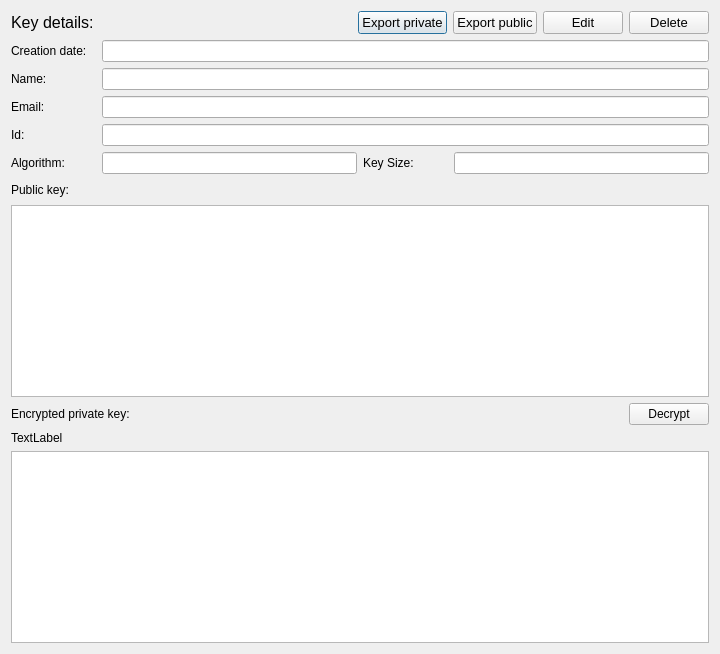
<?xml version="1.0" encoding="UTF-8"?>
<ui version="4.0">
 <class>Dialog</class>
 <widget class="QDialog" name="Dialog">
  <property name="geometry">
   <rect>
    <x>0</x>
    <y>0</y>
    <width>720</width>
    <height>654</height>
   </rect>
  </property>
  <property name="windowTitle">
   <string>Dialog</string>
  </property>
  <layout class="QVBoxLayout" name="verticalLayout">
   <item>
    <layout class="QHBoxLayout" name="horizontalLayout_2">
     <item>
      <widget class="QLabel" name="label_2">
       <property name="font">
        <font>
         <pointsize>12</pointsize>
        </font>
       </property>
       <property name="text">
        <string>Key details:</string>
       </property>
      </widget>
     </item>
     <item>
      <spacer name="horizontalSpacer_3">
       <property name="orientation">
        <enum>Qt::Horizontal</enum>
       </property>
       <property name="sizeHint" stdset="0">
        <size>
         <width>40</width>
         <height>20</height>
        </size>
       </property>
      </spacer>
     </item>
     <item>
      <widget class="QPushButton" name="pushButton_7">
       <property name="font">
        <font>
         <pointsize>10</pointsize>
        </font>
       </property>
       <property name="text">
        <string>Export private</string>
       </property>
      </widget>
     </item>
     <item>
      <widget class="QPushButton" name="pushButton_6">
       <property name="font">
        <font>
         <pointsize>10</pointsize>
        </font>
       </property>
       <property name="text">
        <string>Export public</string>
       </property>
      </widget>
     </item>
     <item>
      <widget class="QPushButton" name="pushButton_5">
       <property name="font">
        <font>
         <pointsize>10</pointsize>
        </font>
       </property>
       <property name="text">
        <string>Edit</string>
       </property>
      </widget>
     </item>
     <item>
      <widget class="QPushButton" name="pushButton_4">
       <property name="font">
        <font>
         <pointsize>10</pointsize>
        </font>
       </property>
       <property name="text">
        <string>Delete</string>
       </property>
      </widget>
     </item>
    </layout>
   </item>
   <item>
    <layout class="QHBoxLayout" name="horizontalLayout_3">
     <item>
      <widget class="QLabel" name="label_3">
       <property name="sizePolicy">
        <sizepolicy hsizetype="Fixed" vsizetype="Preferred">
         <horstretch>0</horstretch>
         <verstretch>0</verstretch>
        </sizepolicy>
       </property>
       <property name="minimumSize">
        <size>
         <width>85</width>
         <height>0</height>
        </size>
       </property>
       <property name="font">
        <font>
         <pointsize>9</pointsize>
        </font>
       </property>
       <property name="text">
        <string>Creation date:</string>
       </property>
      </widget>
     </item>
     <item>
      <widget class="QLineEdit" name="lineEdit_4"/>
     </item>
    </layout>
   </item>
   <item>
    <layout class="QHBoxLayout" name="horizontalLayout_4">
     <item>
      <widget class="QLabel" name="label_4">
       <property name="sizePolicy">
        <sizepolicy hsizetype="Fixed" vsizetype="Preferred">
         <horstretch>0</horstretch>
         <verstretch>0</verstretch>
        </sizepolicy>
       </property>
       <property name="minimumSize">
        <size>
         <width>85</width>
         <height>0</height>
        </size>
       </property>
       <property name="font">
        <font>
         <pointsize>9</pointsize>
        </font>
       </property>
       <property name="text">
        <string>Name:</string>
       </property>
      </widget>
     </item>
     <item>
      <widget class="QLineEdit" name="lineEdit_3"/>
     </item>
    </layout>
   </item>
   <item>
    <layout class="QHBoxLayout" name="horizontalLayout_5">
     <item>
      <widget class="QLabel" name="label_5">
       <property name="sizePolicy">
        <sizepolicy hsizetype="Fixed" vsizetype="Preferred">
         <horstretch>0</horstretch>
         <verstretch>0</verstretch>
        </sizepolicy>
       </property>
       <property name="minimumSize">
        <size>
         <width>85</width>
         <height>0</height>
        </size>
       </property>
       <property name="font">
        <font>
         <pointsize>9</pointsize>
        </font>
       </property>
       <property name="text">
        <string>Email:</string>
       </property>
      </widget>
     </item>
     <item>
      <widget class="QLineEdit" name="lineEdit_2"/>
     </item>
    </layout>
   </item>
   <item>
    <layout class="QHBoxLayout" name="horizontalLayout_6">
     <item>
      <widget class="QLabel" name="label_6">
       <property name="sizePolicy">
        <sizepolicy hsizetype="Fixed" vsizetype="Preferred">
         <horstretch>0</horstretch>
         <verstretch>0</verstretch>
        </sizepolicy>
       </property>
       <property name="minimumSize">
        <size>
         <width>85</width>
         <height>0</height>
        </size>
       </property>
       <property name="font">
        <font>
         <pointsize>9</pointsize>
        </font>
       </property>
       <property name="text">
        <string>Id:</string>
       </property>
      </widget>
     </item>
     <item>
      <widget class="QLineEdit" name="lineEdit_5"/>
     </item>
    </layout>
   </item>
   <item>
    <layout class="QHBoxLayout" name="horizontalLayout_7">
     <item>
      <widget class="QLabel" name="label_7">
       <property name="sizePolicy">
        <sizepolicy hsizetype="Fixed" vsizetype="Preferred">
         <horstretch>0</horstretch>
         <verstretch>0</verstretch>
        </sizepolicy>
       </property>
       <property name="minimumSize">
        <size>
         <width>85</width>
         <height>0</height>
        </size>
       </property>
       <property name="font">
        <font>
         <pointsize>9</pointsize>
        </font>
       </property>
       <property name="text">
        <string>Algorithm:</string>
       </property>
      </widget>
     </item>
     <item>
      <widget class="QLineEdit" name="lineEdit_6"/>
     </item>
     <item>
      <widget class="QLabel" name="label_11">
       <property name="sizePolicy">
        <sizepolicy hsizetype="Fixed" vsizetype="Preferred">
         <horstretch>0</horstretch>
         <verstretch>0</verstretch>
        </sizepolicy>
       </property>
       <property name="minimumSize">
        <size>
         <width>85</width>
         <height>0</height>
        </size>
       </property>
       <property name="font">
        <font>
         <pointsize>9</pointsize>
        </font>
       </property>
       <property name="text">
        <string>Key Size:</string>
       </property>
      </widget>
     </item>
     <item>
      <widget class="QLineEdit" name="lineEdit_7"/>
     </item>
    </layout>
   </item>
   <item>
    <layout class="QVBoxLayout" name="verticalLayout_4">
     <item>
      <widget class="QLabel" name="label_9">
       <property name="font">
        <font>
         <pointsize>9</pointsize>
        </font>
       </property>
       <property name="text">
        <string>Public key:</string>
       </property>
      </widget>
     </item>
     <item>
      <widget class="QListWidget" name="listWidget">
       <property name="sizePolicy">
        <sizepolicy hsizetype="Expanding" vsizetype="Minimum">
         <horstretch>0</horstretch>
         <verstretch>0</verstretch>
        </sizepolicy>
       </property>
      </widget>
     </item>
    </layout>
   </item>
   <item>
    <layout class="QVBoxLayout" name="verticalLayout_5">
     <item>
      <layout class="QHBoxLayout" name="horizontalLayout_8">
       <item>
        <widget class="QLabel" name="label_10">
         <property name="font">
          <font>
           <pointsize>9</pointsize>
          </font>
         </property>
         <property name="text">
          <string>Encrypted private key:</string>
         </property>
        </widget>
       </item>
       <item>
        <widget class="QPushButton" name="pushButton_3">
         <property name="sizePolicy">
          <sizepolicy hsizetype="Fixed" vsizetype="Fixed">
           <horstretch>0</horstretch>
           <verstretch>0</verstretch>
          </sizepolicy>
         </property>
         <property name="font">
          <font>
           <pointsize>9</pointsize>
          </font>
         </property>
         <property name="text">
          <string>Decrypt</string>
         </property>
        </widget>
       </item>
      </layout>
     </item>
     <item>
      <widget class="QLabel" name="label_8">
       <property name="enabled">
        <bool>true</bool>
       </property>
       <property name="text">
        <string>TextLabel</string>
       </property>
      </widget>
     </item>
     <item>
      <widget class="QListView" name="listView">
       <property name="sizePolicy">
        <sizepolicy hsizetype="Expanding" vsizetype="Minimum">
         <horstretch>0</horstretch>
         <verstretch>0</verstretch>
        </sizepolicy>
       </property>
      </widget>
     </item>
    </layout>
   </item>
  </layout>
 </widget>
 <resources/>
 <connections/>
</ui>
